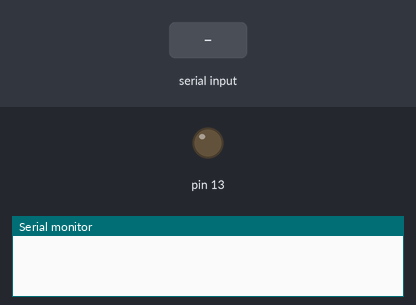
A sketch run on a simulated Arduino Uno, built with avr-gcc and run on an emulated ATmega328P. Parts: output pins drawn as LEDs (lit = HIGH), the last lines printed to the serial monitor. Inputs (shaded band) come from the test bench.

Above: at 1.2 s.
1.3 s: "1" received over Serial
At 1.6 s:
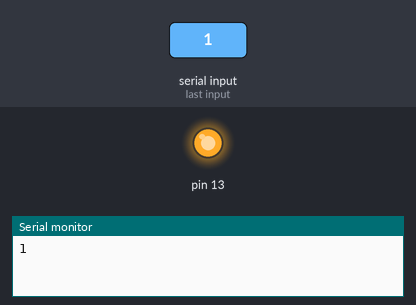
2.8 s: "0" received over Serial
At 3.9 s:
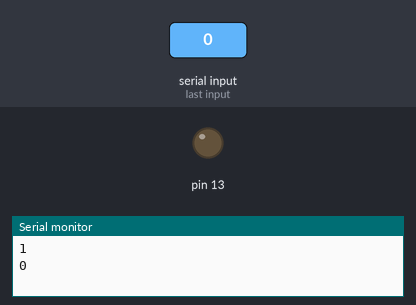
Timing chart, 0 to 5.8 s (numbered marks = the images above; inputs shaded):
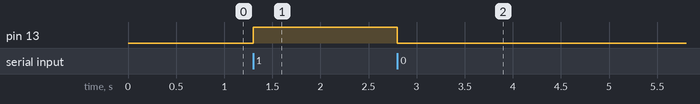

The sketch:

1.ino
```cpp
int c[2];
void setup(){
  Serial.begin(9600);
  pinMode(13, OUTPUT);//设置13号端口作为输出端口
  //digitalWrite(13,HIGH);//让灯开始时亮
}
int var;
void loop(){
  while(Serial.available()>0)//当有信号的时候
  {
    var=Serial.read();
    if(var=='0')//传过来的是0
    {
      digitalWrite(13,LOW);
      Serial.println(var-48);
    }
    if(var=='1')//传过来的是1
    {
      digitalWrite(13,HIGH);
      Serial.println(var-48);
    }
    if(var>'1')
    {
      c[1]=var;
      Serial.println(c[1]-48);
    }

  }
}
```

Measured:
- after the input at 1.3 s, pin 13: LOW → HIGH at once
- after the input at 2.8 s, pin 13: HIGH → LOW at once
